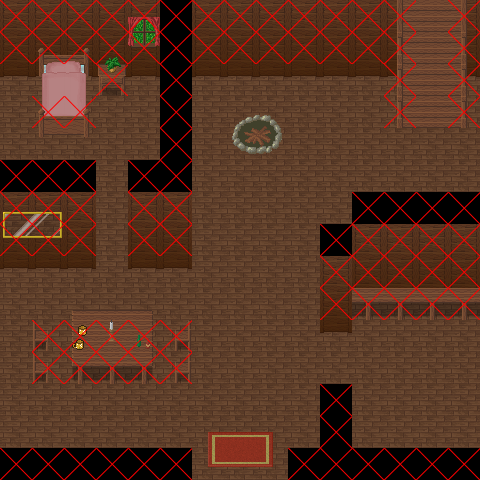

The image is a tile-based game level rendered from a .tmx file. Its description and source (layers, tilesets, objects; grid data summarised) follow:
An orthogonal 15x15 tile map with 32x32 px tiles, 4 tile layers (Layer 1, Layer 2, Layer 3, Collision), 2 tilesets and 1 object (warp).

<map version="1.0" orientation="orthogonal" width="15" height="15" tilewidth="32" tileheight="32">
 <tileset firstgid="1" name="woodland_indoor_0" tilewidth="32" tileheight="32">
  <image source="../Img/OpenArt/woodland_indoor_0.png" width="512" height="512" />
 </tileset>
 <tileset firstgid="257" name="CollisionTileset" tilewidth="32" tileheight="32">
  <image source="../Img/CollisionTileset.png" width="32" height="32" />
 </tileset>
 <layer name="Layer 1" width="15" height="15">
  <data>[225 cells, 196 non-empty, 10 distinct tile ids]</data>
 </layer>
 <layer name="Layer 2" width="15" height="15">
  <data>[225 cells, 41 non-empty, 29 distinct tile ids]</data>
 </layer>
 <layer name="Layer 3" width="15" height="15">
  <data>[225 cells, 11 non-empty, 11 distinct tile ids]</data>
 </layer>
 <layer name="Collision" width="15" height="15">
  <data>[225 cells, 96 non-empty, 1 distinct tile ids]</data>
 </layer>
 <objectgroup name="Events" width="15" height="15">
  <object name="Warp to village" type="warp" x="210" y="433" width="61" height="34">
   <properties>
    <property name="map" value="../Data/Map/Ugly.tmx" />
    <property name="x" value="19" />
    <property name="y" value="7" />
   </properties>
  </object>
 </objectgroup>
</map>
